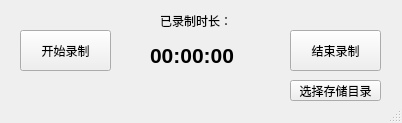
<?xml version="1.0" encoding="UTF-8"?>
<ui version="4.0">
 <class>mainWindow</class>
 <widget class="QMainWindow" name="mainWindow">
  <property name="geometry">
   <rect>
    <x>0</x>
    <y>0</y>
    <width>402</width>
    <height>123</height>
   </rect>
  </property>
  <property name="windowTitle">
   <string>屏幕录制</string>
  </property>
  <property name="windowIcon">
   <iconset>
    <normaloff>../blog素材/32x32.ico</normaloff>../blog素材/32x32.ico</iconset>
  </property>
  <property name="iconSize">
   <size>
    <width>32</width>
    <height>32</height>
   </size>
  </property>
  <widget class="QWidget" name="centralwidget">
   <widget class="QPushButton" name="pushButton">
    <property name="geometry">
     <rect>
      <x>20</x>
      <y>30</y>
      <width>91</width>
      <height>41</height>
     </rect>
    </property>
    <property name="text">
     <string>开始录制</string>
    </property>
   </widget>
   <widget class="QPushButton" name="pushButton_2">
    <property name="geometry">
     <rect>
      <x>290</x>
      <y>30</y>
      <width>91</width>
      <height>41</height>
     </rect>
    </property>
    <property name="text">
     <string>结束录制</string>
    </property>
   </widget>
   <widget class="QLabel" name="label">
    <property name="geometry">
     <rect>
      <x>160</x>
      <y>10</y>
      <width>71</width>
      <height>21</height>
     </rect>
    </property>
    <property name="text">
     <string>已录制时长：</string>
    </property>
   </widget>
   <widget class="QLabel" name="label_2">
    <property name="geometry">
     <rect>
      <x>150</x>
      <y>40</y>
      <width>101</width>
      <height>31</height>
     </rect>
    </property>
    <property name="minimumSize">
     <size>
      <width>101</width>
      <height>0</height>
     </size>
    </property>
    <property name="maximumSize">
     <size>
      <width>101</width>
      <height>16777215</height>
     </size>
    </property>
    <property name="text">
     <string>&lt;html&gt;&lt;head/&gt;&lt;body&gt;&lt;p&gt;&lt;span style=&quot; font-size:16pt; font-weight:600;&quot;&gt;00:00:00&lt;/span&gt;&lt;/p&gt;&lt;/body&gt;&lt;/html&gt;</string>
    </property>
   </widget>
   <widget class="QToolButton" name="toolButton">
    <property name="geometry">
     <rect>
      <x>290</x>
      <y>80</y>
      <width>91</width>
      <height>21</height>
     </rect>
    </property>
    <property name="text">
     <string>选择存储目录</string>
    </property>
   </widget>
  </widget>
  <widget class="QStatusBar" name="statusbar"/>
 </widget>
 <resources/>
 <connections/>
</ui>
